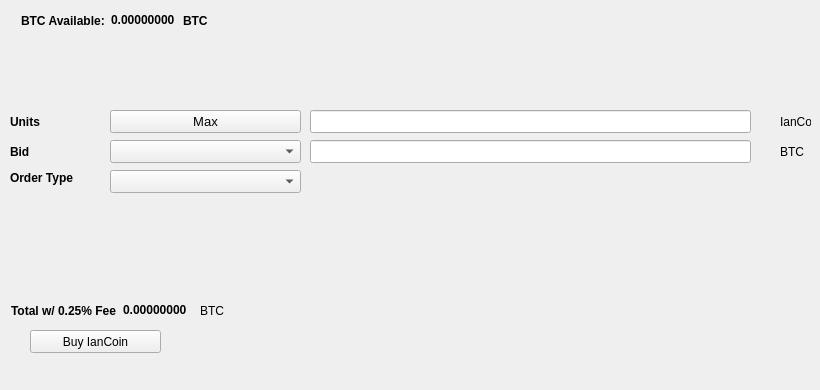
   <widget class="QWidget" name="BuyTab">
    <attribute name="title">
     <string>Buy</string>
    </attribute>
    <widget class="QPushButton" name="BuyIanCoin">
     <property name="geometry">
      <rect>
       <x>30</x>
       <y>330</y>
       <width>131</width>
       <height>23</height>
      </rect>
     </property>
     <property name="text">
      <string>Buy IanCoin</string>
     </property>
     <property name="icon">
      <iconset resource="../iancoin.qrc">
       <normaloff>:/icons/bitcoin</normaloff>:/icons/bitcoin</iconset>
     </property>
    </widget>
    <widget class="QLabel" name="label_3">
     <property name="geometry">
      <rect>
       <x>10</x>
       <y>110</y>
       <width>46</width>
       <height>23</height>
      </rect>
     </property>
     <property name="font">
      <font>
       <weight>75</weight>
       <bold>true</bold>
      </font>
     </property>
     <property name="text">
      <string>Units</string>
     </property>
    </widget>
    <widget class="QLineEdit" name="UnitsInput">
     <property name="geometry">
      <rect>
       <x>310</x>
       <y>110</y>
       <width>441</width>
       <height>23</height>
      </rect>
     </property>
     <property name="font">
      <font>
       <pointsize>9</pointsize>
       <weight>75</weight>
       <bold>true</bold>
      </font>
     </property>
    </widget>
    <widget class="QLineEdit" name="BuyBidPriceEdit">
     <property name="geometry">
      <rect>
       <x>310</x>
       <y>140</y>
       <width>441</width>
       <height>23</height>
      </rect>
     </property>
     <property name="font">
      <font>
       <pointsize>9</pointsize>
       <weight>75</weight>
       <bold>true</bold>
      </font>
     </property>
    </widget>
    <widget class="QLabel" name="label_4">
     <property name="geometry">
      <rect>
       <x>780</x>
       <y>110</y>
       <width>31</width>
       <height>23</height>
      </rect>
     </property>
     <property name="text">
      <string>IanCoin</string>
     </property>
    </widget>
    <widget class="QLabel" name="label_5">
     <property name="geometry">
      <rect>
       <x>780</x>
       <y>140</y>
       <width>31</width>
       <height>23</height>
      </rect>
     </property>
     <property name="text">
      <string>BTC</string>
     </property>
    </widget>
    <widget class="QLabel" name="label_6">
     <property name="geometry">
      <rect>
       <x>10</x>
       <y>140</y>
       <width>46</width>
       <height>23</height>
      </rect>
     </property>
     <property name="font">
      <font>
       <weight>75</weight>
       <bold>true</bold>
      </font>
     </property>
     <property name="text">
      <string>Bid</string>
     </property>
    </widget>
    <widget class="QLabel" name="label_7">
     <property name="geometry">
      <rect>
       <x>10</x>
       <y>170</y>
       <width>91</width>
       <height>16</height>
      </rect>
     </property>
     <property name="font">
      <font>
       <weight>75</weight>
       <bold>true</bold>
      </font>
     </property>
     <property name="text">
      <string>Order Type</string>
     </property>
    </widget>
    <widget class="QPushButton" name="Buy_Max_Amount">
     <property name="geometry">
      <rect>
       <x>110</x>
       <y>110</y>
       <width>191</width>
       <height>23</height>
      </rect>
     </property>
     <property name="font">
      <font>
       <pointsize>10</pointsize>
      </font>
     </property>
     <property name="text">
      <string>Max</string>
     </property>
    </widget>
    <widget class="QComboBox" name="BuyBidcomboBox">
     <property name="geometry">
      <rect>
       <x>110</x>
       <y>140</y>
       <width>191</width>
       <height>23</height>
      </rect>
     </property>
     <property name="font">
      <font>
       <pointsize>10</pointsize>
      </font>
     </property>
    </widget>
    <widget class="QComboBox" name="buyOrdertypeCombo">
     <property name="geometry">
      <rect>
       <x>110</x>
       <y>170</y>
       <width>191</width>
       <height>23</height>
      </rect>
     </property>
     <property name="font">
      <font>
       <pointsize>10</pointsize>
      </font>
     </property>
    </widget>
    <widget class="QWidget" name="layoutWidget1">
     <property name="geometry">
      <rect>
       <x>21</x>
       <y>11</y>
       <width>227</width>
       <height>19</height>
      </rect>
     </property>
     <layout class="QHBoxLayout" name="horizontalLayout_3">
      <item>
       <widget class="QLabel" name="label232">
        <property name="font">
         <font>
          <weight>75</weight>
          <bold>true</bold>
         </font>
        </property>
        <property name="text">
         <string>BTC Available:</string>
        </property>
       </widget>
      </item>
      <item>
       <widget class="QLabel" name="BtcAvailableLbl">
        <property name="palette">
         <palette>
          <active>
           <colorrole role="WindowText">
            <brush brushstyle="SolidPattern">
             <color alpha="255">
              <red>0</red>
              <green>0</green>
              <blue>0</blue>
             </color>
            </brush>
           </colorrole>
           <colorrole role="Button">
            <brush brushstyle="SolidPattern">
             <color alpha="255">
              <red>0</red>
              <green>170</green>
              <blue>0</blue>
             </color>
            </brush>
           </colorrole>
           <colorrole role="Light">
            <brush brushstyle="SolidPattern">
             <color alpha="255">
              <red>0</red>
              <green>255</green>
              <blue>0</blue>
             </color>
            </brush>
           </colorrole>
           <colorrole role="Midlight">
            <brush brushstyle="SolidPattern">
             <color alpha="255">
              <red>0</red>
              <green>212</green>
              <blue>0</blue>
             </color>
            </brush>
           </colorrole>
           <colorrole role="Dark">
            <brush brushstyle="SolidPattern">
             <color alpha="255">
              <red>0</red>
              <green>85</green>
              <blue>0</blue>
             </color>
            </brush>
           </colorrole>
           <colorrole role="Mid">
            <brush brushstyle="SolidPattern">
             <color alpha="255">
              <red>0</red>
              <green>113</green>
              <blue>0</blue>
             </color>
            </brush>
           </colorrole>
           <colorrole role="Text">
            <brush brushstyle="SolidPattern">
             <color alpha="255">
              <red>0</red>
              <green>170</green>
              <blue>0</blue>
             </color>
            </brush>
           </colorrole>
           <colorrole role="BrightText">
            <brush brushstyle="SolidPattern">
             <color alpha="255">
              <red>255</red>
              <green>255</green>
              <blue>255</blue>
             </color>
            </brush>
           </colorrole>
           <colorrole role="ButtonText">
            <brush brushstyle="SolidPattern">
             <color alpha="255">
              <red>0</red>
              <green>0</green>
              <blue>0</blue>
             </color>
            </brush>
           </colorrole>
           <colorrole role="Base">
            <brush brushstyle="SolidPattern">
             <color alpha="255">
              <red>255</red>
              <green>255</green>
              <blue>255</blue>
             </color>
            </brush>
           </colorrole>
           <colorrole role="Window">
            <brush brushstyle="SolidPattern">
             <color alpha="255">
              <red>0</red>
              <green>170</green>
              <blue>0</blue>
             </color>
            </brush>
           </colorrole>
           <colorrole role="Shadow">
            <brush brushstyle="SolidPattern">
             <color alpha="255">
              <red>0</red>
              <green>0</green>
              <blue>0</blue>
             </color>
            </brush>
           </colorrole>
           <colorrole role="AlternateBase">
            <brush brushstyle="SolidPattern">
             <color alpha="255">
              <red>127</red>
              <green>212</green>
              <blue>127</blue>
             </color>
            </brush>
           </colorrole>
           <colorrole role="ToolTipBase">
            <brush brushstyle="SolidPattern">
             <color alpha="255">
              <red>255</red>
              <green>255</green>
              <blue>220</blue>
             </color>
            </brush>
           </colorrole>
           <colorrole role="ToolTipText">
            <brush brushstyle="SolidPattern">
             <color alpha="255">
              <red>0</red>
              <green>0</green>
              <blue>0</blue>
             </color>
            </brush>
           </colorrole>
          </active>
          <inactive>
           <colorrole role="WindowText">
            <brush brushstyle="SolidPattern">
             <color alpha="255">
              <red>0</red>
              <green>0</green>
              <blue>0</blue>
             </color>
            </brush>
           </colorrole>
           <colorrole role="Button">
            <brush brushstyle="SolidPattern">
             <color alpha="255">
              <red>0</red>
              <green>170</green>
              <blue>0</blue>
             </color>
            </brush>
           </colorrole>
           <colorrole role="Light">
            <brush brushstyle="SolidPattern">
             <color alpha="255">
              <red>0</red>
              <green>255</green>
              <blue>0</blue>
             </color>
            </brush>
           </colorrole>
           <colorrole role="Midlight">
            <brush brushstyle="SolidPattern">
             <color alpha="255">
              <red>0</red>
              <green>212</green>
              <blue>0</blue>
             </color>
            </brush>
           </colorrole>
           <colorrole role="Dark">
            <brush brushstyle="SolidPattern">
             <color alpha="255">
              <red>0</red>
              <green>85</green>
              <blue>0</blue>
             </color>
            </brush>
           </colorrole>
           <colorrole role="Mid">
            <brush brushstyle="SolidPattern">
             <color alpha="255">
              <red>0</red>
              <green>113</green>
              <blue>0</blue>
             </color>
            </brush>
           </colorrole>
           <colorrole role="Text">
            <brush brushstyle="SolidPattern">
             <color alpha="255">
              <red>0</red>
              <green>170</green>
              <blue>0</blue>
             </color>
            </brush>
           </colorrole>
           <colorrole role="BrightText">
            <brush brushstyle="SolidPattern">
             <color alpha="255">
              <red>255</red>
              <green>255</green>
              <blue>255</blue>
             </color>
            </brush>
           </colorrole>
           <colorrole role="ButtonText">
            <brush brushstyle="SolidPattern">
             <color alpha="255">
              <red>0</red>
              <green>0</green>
              <blue>0</blue>
             </color>
            </brush>
           </colorrole>
           <colorrole role="Base">
            <brush brushstyle="SolidPattern">
             <color alpha="255">
              <red>255</red>
              <green>255</green>
              <blue>255</blue>
             </color>
            </brush>
           </colorrole>
           <colorrole role="Window">
            <brush brushstyle="SolidPattern">
             <color alpha="255">
              <red>0</red>
              <green>170</green>
              <blue>0</blue>
             </color>
            </brush>
           </colorrole>
           <colorrole role="Shadow">
            <brush brushstyle="SolidPattern">
             <color alpha="255">
              <red>0</red>
              <green>0</green>
              <blue>0</blue>
             </color>
            </brush>
           </colorrole>
           <colorrole role="AlternateBase">
            <brush brushstyle="SolidPattern">
             <color alpha="255">
              <red>127</red>
              <green>212</green>
              <blue>127</blue>
             </color>
            </brush>
           </colorrole>
           <colorrole role="ToolTipBase">
            <brush brushstyle="SolidPattern">
             <color alpha="255">
              <red>255</red>
              <green>255</green>
              <blue>220</blue>
             </color>
            </brush>
           </colorrole>
           <colorrole role="ToolTipText">
            <brush brushstyle="SolidPattern">
             <color alpha="255">
              <red>0</red>
              <green>0</green>
              <blue>0</blue>
             </color>
            </brush>
           </colorrole>
          </inactive>
          <disabled>
           <colorrole role="WindowText">
            <brush brushstyle="SolidPattern">
             <color alpha="255">
              <red>0</red>
              <green>85</green>
              <blue>0</blue>
             </color>
            </brush>
           </colorrole>
           <colorrole role="Button">
            <brush brushstyle="SolidPattern">
             <color alpha="255">
              <red>0</red>
              <green>170</green>
              <blue>0</blue>
             </color>
            </brush>
           </colorrole>
           <colorrole role="Light">
            <brush brushstyle="SolidPattern">
             <color alpha="255">
              <red>0</red>
              <green>255</green>
              <blue>0</blue>
             </color>
            </brush>
           </colorrole>
           <colorrole role="Midlight">
            <brush brushstyle="SolidPattern">
             <color alpha="255">
              <red>0</red>
              <green>212</green>
              <blue>0</blue>
             </color>
            </brush>
           </colorrole>
           <colorrole role="Dark">
            <brush brushstyle="SolidPattern">
             <color alpha="255">
              <red>0</red>
              <green>85</green>
              <blue>0</blue>
             </color>
            </brush>
           </colorrole>
           <colorrole role="Mid">
            <brush brushstyle="SolidPattern">
             <color alpha="255">
              <red>0</red>
              <green>113</green>
              <blue>0</blue>
             </color>
            </brush>
           </colorrole>
           <colorrole role="Text">
            <brush brushstyle="SolidPattern">
             <color alpha="255">
              <red>0</red>
              <green>85</green>
              <blue>0</blue>
             </color>
            </brush>
           </colorrole>
           <colorrole role="BrightText">
            <brush brushstyle="SolidPattern">
             <color alpha="255">
              <red>255</red>
              <green>255</green>
              <blue>255</blue>
             </color>
            </brush>
           </colorrole>
           <colorrole role="ButtonText">
            <brush brushstyle="SolidPattern">
             <color alpha="255">
              <red>0</red>
              <green>85</green>
              <blue>0</blue>
             </color>
            </brush>
           </colorrole>
           <colorrole role="Base">
            <brush brushstyle="SolidPattern">
             <color alpha="255">
              <red>0</red>
              <green>170</green>
              <blue>0</blue>
             </color>
            </brush>
           </colorrole>
           <colorrole role="Window">
            <brush brushstyle="SolidPattern">
             <color alpha="255">
              <red>0</red>
              <green>170</green>
              <blue>0</blue>
             </color>
            </brush>
           </colorrole>
           <colorrole role="Shadow">
            <brush brushstyle="SolidPattern">
             <color alpha="255">
              <red>0</red>
              <green>0</green>
              <blue>0</blue>
             </color>
            </brush>
           </colorrole>
           <colorrole role="AlternateBase">
            <brush brushstyle="SolidPattern">
             <color alpha="255">
              <red>0</red>
              <green>170</green>
              <blue>0</blue>
             </color>
            </brush>
           </colorrole>
           <colorrole role="ToolTipBase">
            <brush brushstyle="SolidPattern">
             <color alpha="255">
              <red>255</red>
              <green>255</green>
              <blue>220</blue>
             </color>
            </brush>
           </colorrole>
           <colorrole role="ToolTipText">
            <brush brushstyle="SolidPattern">
             <color alpha="255">
              <red>0</red>
              <green>0</green>
              <blue>0</blue>
             </color>
            </brush>
           </colorrole>
          </disabled>
         </palette>
        </property>
        <property name="font">
         <font>
          <weight>75</weight>
          <bold>true</bold>
         </font>
        </property>
        <property name="text">
         <string>0.00000000</string>
        </property>
        <property name="textInteractionFlags">
         <set>Qt::LinksAccessibleByMouse|Qt::TextSelectableByKeyboard|Qt::TextSelectableByMouse</set>
        </property>
       </widget>
      </item>
      <item>
       <widget class="QLabel" name="BtcAvailableLbl_2">
        <property name="font">
         <font>
          <weight>75</weight>
          <bold>true</bold>
         </font>
        </property>
        <property name="text">
         <string>BTC</string>
        </property>
       </widget>
      </item>
     </layout>
    </widget>
    <widget class="QWidget" name="layoutWidge2">
     <property name="geometry">
      <rect>
       <x>11</x>
       <y>301</y>
       <width>259</width>
       <height>19</height>
      </rect>
     </property>
     <layout class="QHBoxLayout" name="horizontalLayout_4">
      <item>
       <widget class="QLabel" name="label_9">
        <property name="font">
         <font>
          <weight>75</weight>
          <bold>true</bold>
         </font>
        </property>
        <property name="text">
         <string>Total w/ 0.25% Fee</string>
        </property>
       </widget>
      </item>
      <item>
       <widget class="QLabel" name="BuyCostLabel">
        <property name="palette">
         <palette>
          <active>
           <colorrole role="WindowText">
            <brush brushstyle="SolidPattern">
             <color alpha="255">
              <red>0</red>
              <green>0</green>
              <blue>0</blue>
             </color>
            </brush>
           </colorrole>
           <colorrole role="Button">
            <brush brushstyle="SolidPattern">
             <color alpha="255">
              <red>0</red>
              <green>170</green>
              <blue>0</blue>
             </color>
            </brush>
           </colorrole>
           <colorrole role="Light">
            <brush brushstyle="SolidPattern">
             <color alpha="255">
              <red>0</red>
              <green>255</green>
              <blue>0</blue>
             </color>
            </brush>
           </colorrole>
           <colorrole role="Midlight">
            <brush brushstyle="SolidPattern">
             <color alpha="255">
              <red>0</red>
              <green>212</green>
              <blue>0</blue>
             </color>
            </brush>
           </colorrole>
           <colorrole role="Dark">
            <brush brushstyle="SolidPattern">
             <color alpha="255">
              <red>0</red>
              <green>85</green>
              <blue>0</blue>
             </color>
            </brush>
           </colorrole>
           <colorrole role="Mid">
            <brush brushstyle="SolidPattern">
             <color alpha="255">
              <red>0</red>
              <green>113</green>
              <blue>0</blue>
             </color>
            </brush>
           </colorrole>
           <colorrole role="Text">
            <brush brushstyle="SolidPattern">
             <color alpha="255">
              <red>0</red>
              <green>170</green>
              <blue>0</blue>
             </color>
            </brush>
           </colorrole>
           <colorrole role="BrightText">
            <brush brushstyle="SolidPattern">
             <color alpha="255">
              <red>255</red>
              <green>255</green>
              <blue>255</blue>
             </color>
            </brush>
           </colorrole>
           <colorrole role="ButtonText">
            <brush brushstyle="SolidPattern">
             <color alpha="255">
              <red>0</red>
              <green>0</green>
              <blue>0</blue>
             </color>
            </brush>
           </colorrole>
           <colorrole role="Base">
            <brush brushstyle="SolidPattern">
             <color alpha="255">
              <red>255</red>
              <green>255</green>
              <blue>255</blue>
             </color>
            </brush>
           </colorrole>
           <colorrole role="Window">
            <brush brushstyle="SolidPattern">
             <color alpha="255">
              <red>0</red>
              <green>170</green>
              <blue>0</blue>
             </color>
            </brush>
           </colorrole>
           <colorrole role="Shadow">
            <brush brushstyle="SolidPattern">
             <color alpha="255">
              <red>0</red>
              <green>0</green>
              <blue>0</blue>
             </color>
            </brush>
           </colorrole>
           <colorrole role="AlternateBase">
            <brush brushstyle="SolidPattern">
             <color alpha="255">
              <red>127</red>
              <green>212</green>
              <blue>127</blue>
             </color>
            </brush>
           </colorrole>
           <colorrole role="ToolTipBase">
            <brush brushstyle="SolidPattern">
             <color alpha="255">
              <red>255</red>
              <green>255</green>
              <blue>220</blue>
             </color>
            </brush>
           </colorrole>
           <colorrole role="ToolTipText">
            <brush brushstyle="SolidPattern">
             <color alpha="255">
              <red>0</red>
              <green>0</green>
              <blue>0</blue>
             </color>
            </brush>
           </colorrole>
          </active>
          <inactive>
           <colorrole role="WindowText">
            <brush brushstyle="SolidPattern">
             <color alpha="255">
              <red>0</red>
              <green>0</green>
              <blue>0</blue>
             </color>
            </brush>
           </colorrole>
           <colorrole role="Button">
            <brush brushstyle="SolidPattern">
             <color alpha="255">
              <red>0</red>
              <green>170</green>
              <blue>0</blue>
             </color>
            </brush>
           </colorrole>
           <colorrole role="Light">
            <brush brushstyle="SolidPattern">
             <color alpha="255">
              <red>0</red>
              <green>255</green>
              <blue>0</blue>
             </color>
            </brush>
           </colorrole>
           <colorrole role="Midlight">
            <brush brushstyle="SolidPattern">
             <color alpha="255">
              <red>0</red>
              <green>212</green>
              <blue>0</blue>
             </color>
            </brush>
           </colorrole>
           <colorrole role="Dark">
            <brush brushstyle="SolidPattern">
             <color alpha="255">
              <red>0</red>
              <green>85</green>
              <blue>0</blue>
             </color>
            </brush>
           </colorrole>
           <colorrole role="Mid">
            <brush brushstyle="SolidPattern">
             <color alpha="255">
              <red>0</red>
              <green>113</green>
              <blue>0</blue>
             </color>
            </brush>
           </colorrole>
           <colorrole role="Text">
            <brush brushstyle="SolidPattern">
             <color alpha="255">
              <red>0</red>
              <green>170</green>
              <blue>0</blue>
             </color>
            </brush>
           </colorrole>
           <colorrole role="BrightText">
            <brush brushstyle="SolidPattern">
             <color alpha="255">
              <red>255</red>
              <green>255</green>
              <blue>255</blue>
             </color>
            </brush>
           </colorrole>
           <colorrole role="ButtonText">
            <brush brushstyle="SolidPattern">
             <color alpha="255">
              <red>0</red>
              <green>0</green>
              <blue>0</blue>
             </color>
            </brush>
           </colorrole>
           <colorrole role="Base">
            <brush brushstyle="SolidPattern">
             <color alpha="255">
              <red>255</red>
              <green>255</green>
              <blue>255</blue>
             </color>
            </brush>
           </colorrole>
           <colorrole role="Window">
            <brush brushstyle="SolidPattern">
             <color alpha="255">
              <red>0</red>
              <green>170</green>
              <blue>0</blue>
             </color>
            </brush>
           </colorrole>
           <colorrole role="Shadow">
            <brush brushstyle="SolidPattern">
             <color alpha="255">
              <red>0</red>
              <green>0</green>
              <blue>0</blue>
             </color>
            </brush>
           </colorrole>
           <colorrole role="AlternateBase">
            <brush brushstyle="SolidPattern">
             <color alpha="255">
              <red>127</red>
              <green>212</green>
              <blue>127</blue>
             </color>
            </brush>
           </colorrole>
           <colorrole role="ToolTipBase">
            <brush brushstyle="SolidPattern">
             <color alpha="255">
              <red>255</red>
              <green>255</green>
              <blue>220</blue>
             </color>
            </brush>
           </colorrole>
           <colorrole role="ToolTipText">
            <brush brushstyle="SolidPattern">
             <color alpha="255">
              <red>0</red>
              <green>0</green>
              <blue>0</blue>
             </color>
            </brush>
           </colorrole>
          </inactive>
          <disabled>
           <colorrole role="WindowText">
            <brush brushstyle="SolidPattern">
             <color alpha="255">
              <red>0</red>
              <green>85</green>
              <blue>0</blue>
             </color>
            </brush>
           </colorrole>
           <colorrole role="Button">
            <brush brushstyle="SolidPattern">
             <color alpha="255">
              <red>0</red>
              <green>170</green>
              <blue>0</blue>
             </color>
            </brush>
           </colorrole>
           <colorrole role="Light">
            <brush brushstyle="SolidPattern">
             <color alpha="255">
              <red>0</red>
              <green>255</green>
              <blue>0</blue>
             </color>
            </brush>
           </colorrole>
           <colorrole role="Midlight">
            <brush brushstyle="SolidPattern">
             <color alpha="255">
              <red>0</red>
              <green>212</green>
              <blue>0</blue>
             </color>
            </brush>
           </colorrole>
           <colorrole role="Dark">
            <brush brushstyle="SolidPattern">
             <color alpha="255">
              <red>0</red>
              <green>85</green>
              <blue>0</blue>
             </color>
            </brush>
           </colorrole>
           <colorrole role="Mid">
            <brush brushstyle="SolidPattern">
             <color alpha="255">
              <red>0</red>
              <green>113</green>
              <blue>0</blue>
             </color>
            </brush>
           </colorrole>
           <colorrole role="Text">
            <brush brushstyle="SolidPattern">
             <color alpha="255">
              <red>0</red>
              <green>85</green>
              <blue>0</blue>
             </color>
            </brush>
           </colorrole>
           <colorrole role="BrightText">
            <brush brushstyle="SolidPattern">
             <color alpha="255">
              <red>255</red>
              <green>255</green>
              <blue>255</blue>
             </color>
            </brush>
           </colorrole>
           <colorrole role="ButtonText">
            <brush brushstyle="SolidPattern">
             <color alpha="255">
              <red>0</red>
              <green>85</green>
              <blue>0</blue>
             </color>
            </brush>
           </colorrole>
           <colorrole role="Base">
            <brush brushstyle="SolidPattern">
             <color alpha="255">
              <red>0</red>
              <green>170</green>
              <blue>0</blue>
             </color>
            </brush>
           </colorrole>
           <colorrole role="Window">
            <brush brushstyle="SolidPattern">
             <color alpha="255">
              <red>0</red>
              <green>170</green>
              <blue>0</blue>
             </color>
            </brush>
           </colorrole>
           <colorrole role="Shadow">
            <brush brushstyle="SolidPattern">
             <color alpha="255">
              <red>0</red>
              <green>0</green>
              <blue>0</blue>
             </color>
            </brush>
           </colorrole>
           <colorrole role="AlternateBase">
            <brush brushstyle="SolidPattern">
             <color alpha="255">
              <red>0</red>
              <green>170</green>
              <blue>0</blue>
             </color>
            </brush>
           </colorrole>
           <colorrole role="ToolTipBase">
            <brush brushstyle="SolidPattern">
             <color alpha="255">
              <red>255</red>
              <green>255</green>
              <blue>220</blue>
             </color>
            </brush>
           </colorrole>
           <colorrole role="ToolTipText">
            <brush brushstyle="SolidPattern">
             <color alpha="255">
              <red>0</red>
              <green>0</green>
              <blue>0</blue>
             </color>
            </brush>
           </colorrole>
          </disabled>
         </palette>
        </property>
        <property name="font">
         <font>
          <weight>75</weight>
          <bold>true</bold>
         </font>
        </property>
        <property name="autoFillBackground">
         <bool>false</bool>
        </property>
        <property name="text">
         <string>0.00000000</string>
        </property>
        <property name="textInteractionFlags">
         <set>Qt::LinksAccessibleByMouse|Qt::TextSelectableByMouse</set>
        </property>
       </widget>
      </item>
      <item>
       <widget class="QLabel" name="label_10">
        <property name="font">
         <font>
          <weight>50</weight>
          <bold>false</bold>
         </font>
        </property>
        <property name="text">
         <string>BTC</string>
        </property>
       </widget>
      </item>
     </layout>
    </widget>
    <widget class="QLabel" name="label_24">
     <property name="geometry">
      <rect>
       <x>460</x>
       <y>300</y>
       <width>281</width>
       <height>81</height>
      </rect>
     </property>
     <property name="text">
      <string/>
     </property>
     <property name="pixmap">
      <pixmap>:/images/bittrex</pixmap>
     </property>
    </widget>
   </widget>
